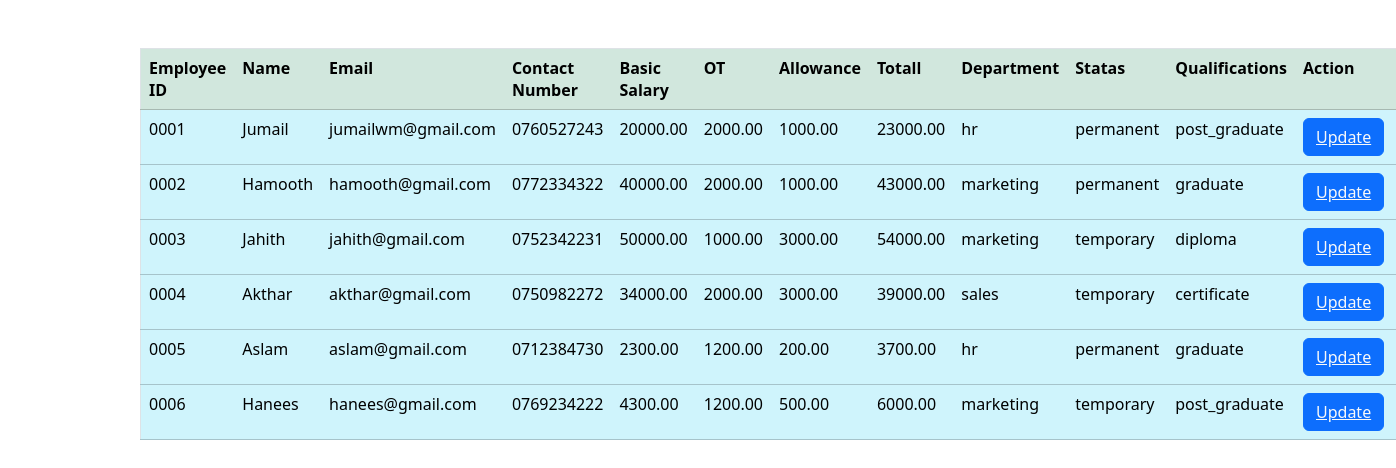
The app's page /Employee_Form_Jumail/dashboard.php with its own data.
### tables this page shows
CREATE TABLE `tbl_sam_0039_jumail` (
  `employee_id` varchar(20) NOT NULL,
  `name` varchar(200) NOT NULL,
  `email` varchar(100) NOT NULL,
  `contact_number` varchar(12) NOT NULL,
  `basic_salary` decimal(10,2) NOT NULL,
  `ot` decimal(10,2) NOT NULL,
  `allowance` decimal(10,2) NOT NULL,
  `total_salary` decimal(10,2) NOT NULL,
  `department` varchar(100) NOT NULL,
  `statas` varchar(100) NOT NULL,
  `qualification` varchar(100) NOT NULL
);

### Employee_Form_Jumail/dashboard.php (the view, shortened to what this page needs)
<html>
<head>
<link href="https://cdn.jsdelivr.net/npm/bootstrap@5.3.2/dist/css/bootstrap.min.css"
rel="stylesheet">
</head>
<body>
<?php
$db=mysqli_connect("localhost","root","","sam_0039_jumail");
$query2="SELECT * from tbl_sam_0039_jumail ";
$run2=mysqli_query($db,$query2);
$result_check=mysqli_num_rows($run2);
if ($result_check > 0)
{
	echo "<div class='container container-fluid mt-5'>";
    echo "<table border='1' class='table table-hover'>";
	echo " <tr class='table-success'> <th> Employee ID </th> <th> Name </th> <th> Email </th> <th> Contact Number </th> <th> Basic Salary </th> <th> OT </th> <th> Allowance </th> <th> Totall </th> <th> Department </th> <th> Statas </th> <th> Qualifications </th> <th> Action </th> <th> Action </th> </tr>";
	while ($row=mysqli_fetch_assoc($run2))
	{
		$id=$row['employee_id'];
		$name=$row['name'];
		$email=$row['email'];
		$contact_number=$row['contact_number'];
		$basic_salary=$row['basic_salary'];
		$ot=$row['ot'];
		$allowance=$row['allowance'];
		$total_salary=$row['total_salary'];
		$department=$row['department'];
		$statas=$row['statas'];
		$qualification=$row['qualification'];
		echo '<tr class="table-info">
			<td> '.$id.' </td>
			<td> '.$name.' </td>
			<td> '.$email.' </td>
			<td> '.$contact_number.' </td>
			<td> '.$basic_salary.' </td>
			<td> '.$ot.' </td>
			<td> '.$allowance.' </td>
			<td> '.$total_salary.' </td>
			<td> '.$department.' </td>
			<td> '.$statas.' </td>
			<td> '.$qualification.' </td>
			<td>
				<button class= "btn btn-primary"> <a href ="edit.php? updateid='.$id.'" class="text-light"> Update </a> </button>
			</td>
			<td>
			<button class="btn btn-danger"> <a href ="delete.php? deleteid='.$id.'" class="text-light"> Delete </a> </button>
			</td>
		</tr>';
	}
	echo"</table>";
}
?>
</body>
</html>

### records on screen
tbl_sam_0039_jumail: employee_id "0001", name "Jumail", email "jumailwm@gmail.com", contact_number "0760527243", basic_salary "20000.00", ot "2000.00", allowance "1000.00", total_salary "23000.00", department "hr", statas "permanent", qualification "post_graduate"
tbl_sam_0039_jumail: employee_id "0002", name "Hamooth", email "hamooth@gmail.com", contact_number "0772334322", basic_salary "40000.00", ot "2000.00", allowance "1000.00", total_salary "43000.00", department "marketing", statas "permanent", qualification "graduate"
tbl_sam_0039_jumail: employee_id "0003", name "Jahith", email "jahith@gmail.com", contact_number "0752342231", basic_salary "50000.00", ot "1000.00", allowance "3000.00", total_salary "54000.00", department "marketing", statas "temporary", qualification "diploma"
tbl_sam_0039_jumail: employee_id "0004", name "Akthar", email "akthar@gmail.com", contact_number "0750982272", basic_salary "34000.00", ot "2000.00", allowance "3000.00", total_salary "39000.00", department "sales", statas "temporary", qualification "certificate"
tbl_sam_0039_jumail: employee_id "0005", name "Aslam", email "aslam@gmail.com", contact_number "0712384730", basic_salary "2300.00", ot "1200.00", allowance "200.00", total_salary "3700.00", department "hr", statas "permanent", qualification "graduate"
tbl_sam_0039_jumail: employee_id "0006", name "Hanees", email "hanees@gmail.com", contact_number "0769234222", basic_salary "4300.00", ot "1200.00", allowance "500.00", total_salary "6000.00", department "marketing", statas "temporary", qualification "post_graduate"
